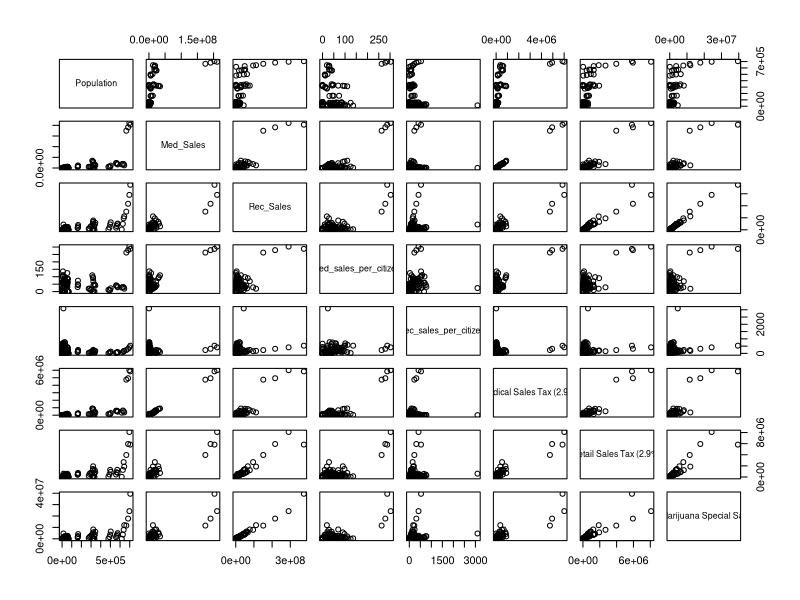
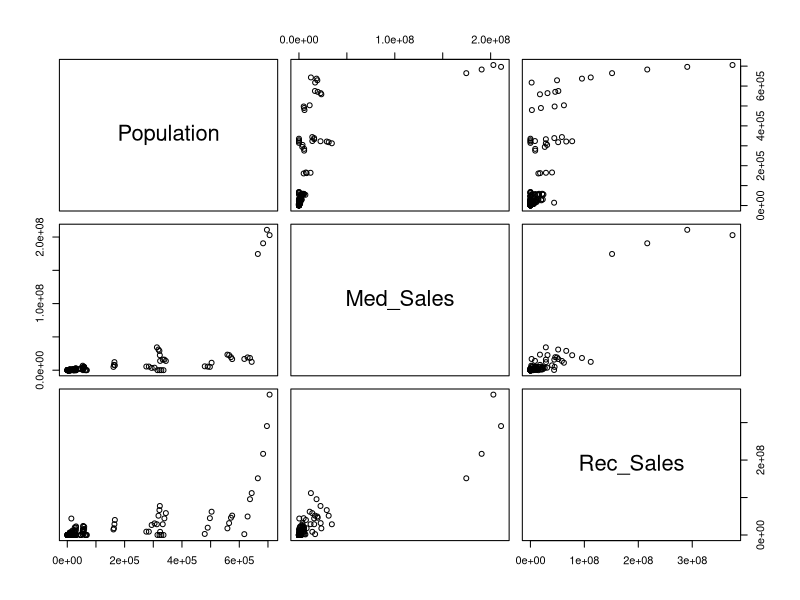
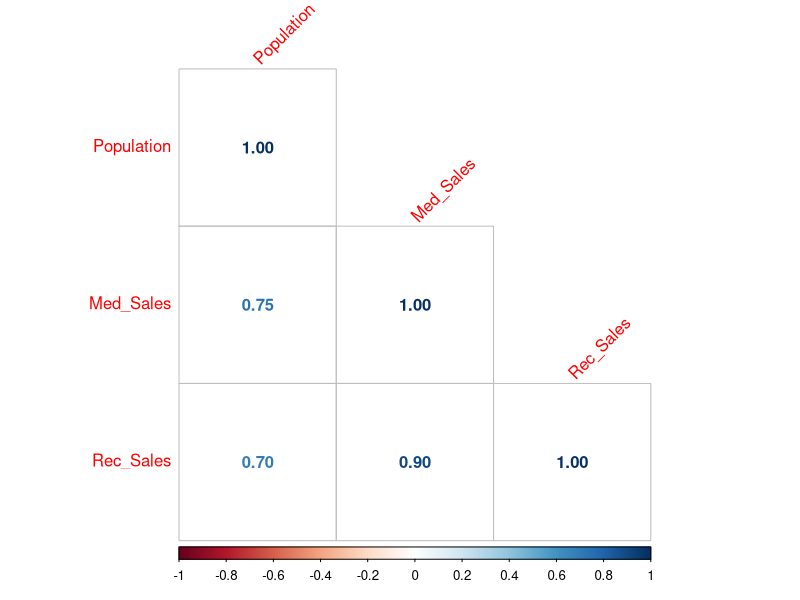
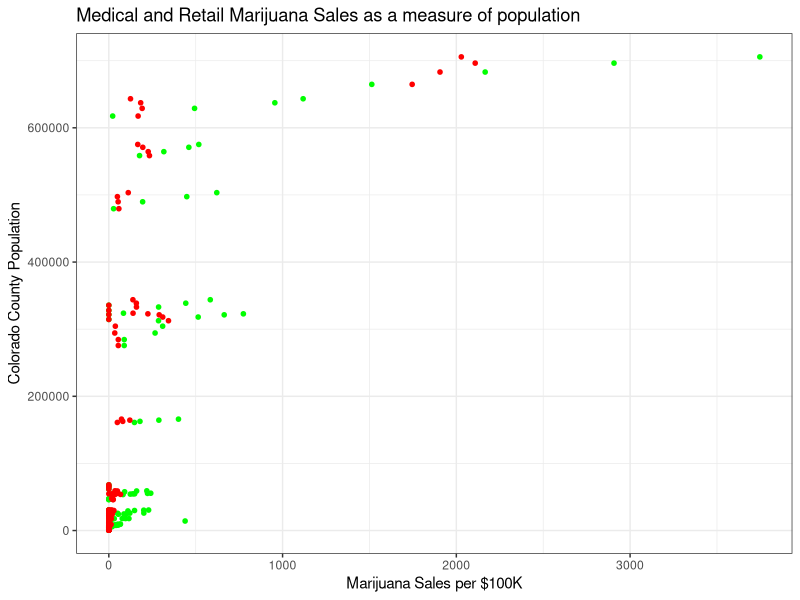
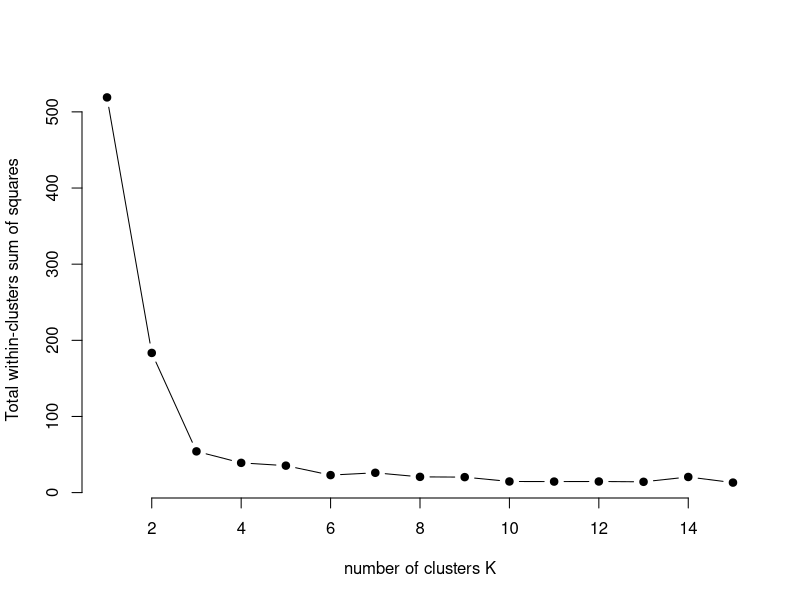
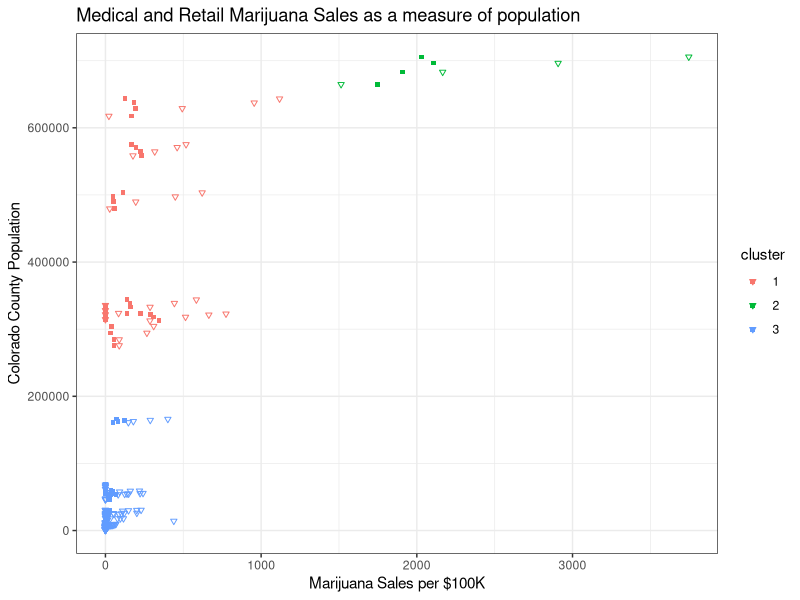
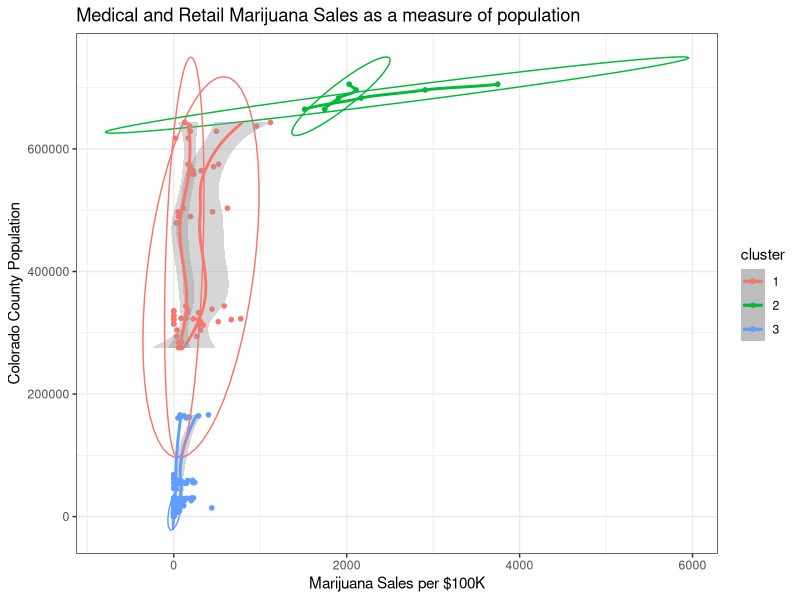
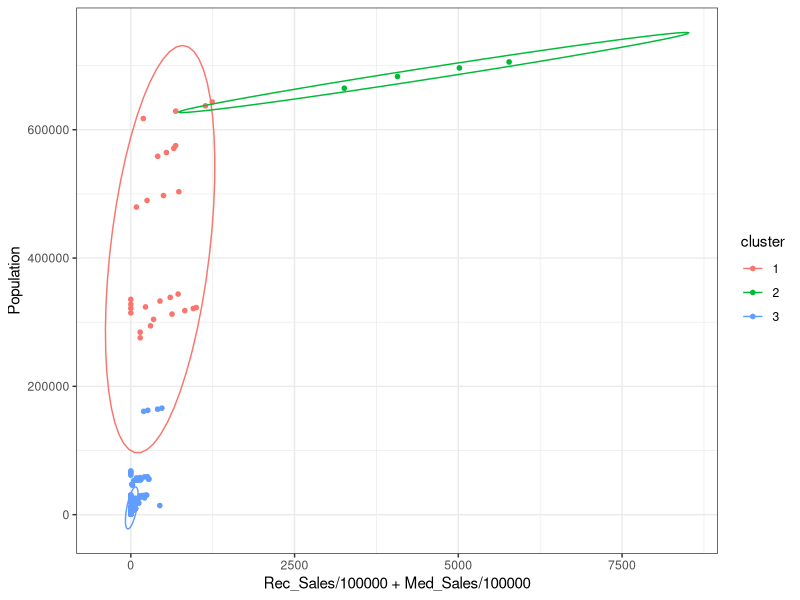

Here is the R script that generated these plots, in order:
## ---- chunk 1
knitr::opts_chunk$set(echo = TRUE)
## ---- chunk 2
library("readxl")
library("formattable")
library("tidyverse")
library("tidyr")
library("ggplot2")
library("ggrepel")
## ---- chunk 3
#gather sales and tax data into tibbles
sales_mj <- read_xlsx("CO_County_Sales_2014_2018.xlsx", sheet = "aggregate", range = NULL, col_names = TRUE)
taxes_mj <- read_xlsx("CO_County_Taxes_2014_2018.xlsx", sheet = "aggregate", range = NULL, col_names = TRUE)

#merge the two tibbles - {base} merge returns a dataframe
CCMDs <- merge(sales_mj, taxes_mj)

#remove 2018 values until both spreadsheets are fully populated
CCMDs <- subset(CCMDs, Year < "2018")

#create a list of column names for columns 8 through 14 - these are the columns related to sales and taxes
cashcol <- colnames(CCMDs[8:14])

#loop to convert sales/tax columns to numeric/currency - this will introduce NAs for each of the 7 columns (resulting in a warning for each column)
for (i in cashcol) {
  CCMDs[[i]] <- as.numeric(CCMDs[[i]])   #character to numeric
  CCMDs[[i]] <- currency(CCMDs[[i]], digits = 0L) #numeric but with currency symbology
}

#clean up unneeded files
rm(cashcol, i)
rm(sales_mj, taxes_mj)

#write dataframe to disk
write_excel_csv(CCMDs, "CCMDs.csv", na = "NA", append = FALSE)

## ---- chunk 4
summary(CCMDs)

## ---- chunk 5
#count the NAs
sum(is.na(CCMDs))

#remove the NAs
CCMDs <- na.omit(CCMDs)

plot(CCMDs[,7:14])
## ---- chunk 6
library(corrplot)
#subset out unnecessary columns
plot(CCMDs[,7:9])

#corrplot the value features
m <- cor(CCMDs[, c(7:9)], use = "complete.obs", method = "spearman")
corrplot(m, method="number", type = "lower", order = "hclust", tl.srt = 45)
## ---- chunk 7
#disable scientific notation
options(scipen = 999)

#table(CCMDs[, 1,8:9])

#filter by year

ggplot(data=CCMDs, aes(x = Population))+
  geom_point(aes(y = Rec_Sales/100000), color="green", show.legend = TRUE, size = 1.25)+
  geom_point(aes(y = Med_Sales/100000), color="red", show.legend = TRUE, size = 1.25)+
  labs(title="Medical and Retail Marijuana Sales as a measure of population", x= "Colorado County Population", y= "Marijuana Sales per $100K")+
  theme_bw()+
  coord_flip()

## ---- chunk 8
#first scale and sequester the data fields of interest into a matrix. 
CCMDs_scale <- scale(CCMDs[,7:9])

#use elbow method to determine optimal number of clusters
set.seed(12345)

k.max <- 15
data <- CCMDs_scale

wss <- sapply(1:k.max, function(k){kmeans(data, k, nstart=50, iter.max=15)$tot.withinss})

#generate elbow plot
plot(1:k.max, wss, type="b", pch=19, frame=FALSE, xlab="number of clusters K", ylab="Total within-clusters sum of squares")

#use kmeans to perform cluster identification
cluster <- kmeans(CCMDs_scale, centers=3, iter.max=50, nstart=5)

#bind the cluster field to to the values from scale
cluster <- cluster$cluster

#convert cluster number to factor
cluster <- as.factor(cluster)

ggplot(data=CCMDs, aes(x = Population, color=cluster))+
  geom_point(shape=25, aes(y = Rec_Sales/100000), show.legend = TRUE, size = 1.25)+
  geom_point(shape=15, aes(y = Med_Sales/100000), show.legend = TRUE, size = 1.25)+
  labs(title="Medical and Retail Marijuana Sales as a measure of population", x= "Colorado County Population", y= "Marijuana Sales per $100K")+
  theme_bw()+
  coord_flip()
## ---- chunk 9
ggplot(data=CCMDs, aes(x = Population, color=cluster))+
  geom_point(aes(y = Rec_Sales/100000), show.legend = TRUE, size = 1.25)+
  stat_ellipse(aes(y = Rec_Sales/100000))+
  geom_smooth(aes(y=Rec_Sales/100000))+
  geom_point(aes(y = Med_Sales/100000), show.legend = TRUE, size = 1.25)+
  stat_ellipse(aes(y = Med_Sales/100000))+
  geom_smooth(aes(y=Med_Sales/100000))+
  labs(title="Medical and Retail Marijuana Sales as a measure of population", x= "Colorado County Population", y= "Marijuana Sales per $100K")+
  theme_bw()+
  coord_flip()

ggplot(data=CCMDs, aes(x = Population, color=cluster))+
  geom_point(aes(y = Rec_Sales/100000 + Med_Sales/100000), show.legend = TRUE, size = 1.25)+
  stat_ellipse(aes(y = Rec_Sales/100000 + Med_Sales/100000))+
  theme_bw()+
  coord_flip()
